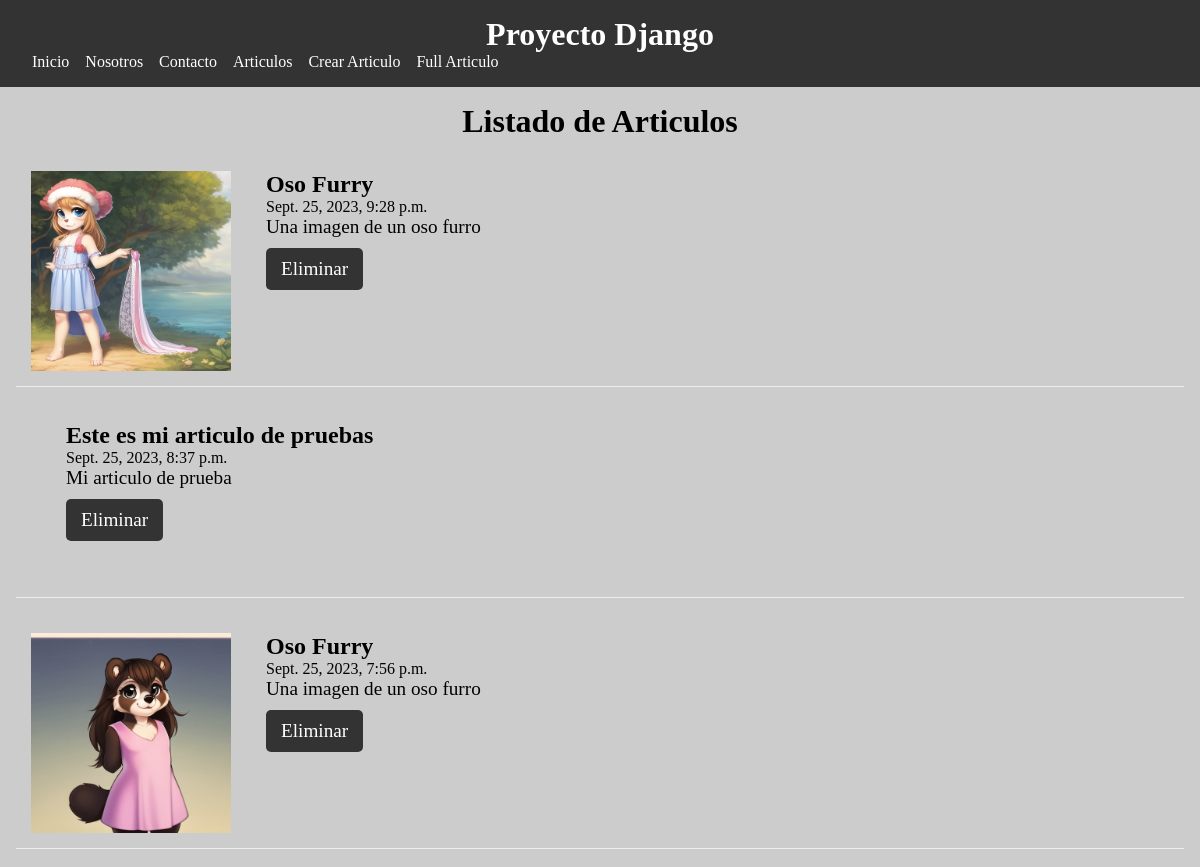
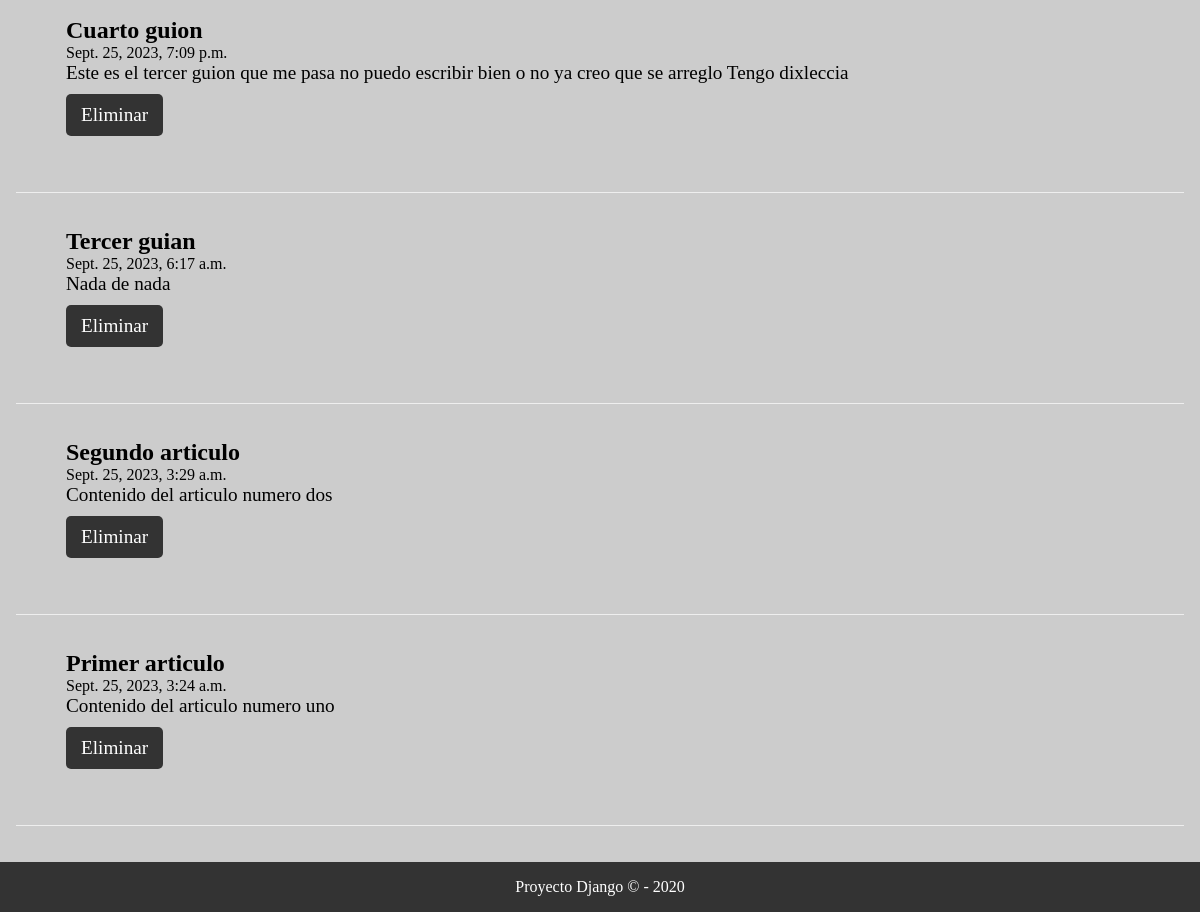
Page /articulos/ on the committed database (2 pictures, top to bottom).
### webapp/models.py (models this page shows, shortened)
class Article(models.Model):
    title = models.CharField(max_length=150, verbose_name="Titulo") # CharField es un campo de caracteres, max_length es el tamaño maximo de caracteres
    content = models.TextField(verbose_name="Contenido") # TextField es un campo de texto mucho mas grande que el CharField
    image = models.ImageField(default='null',verbose_name="Imagen", upload_to='articles') # ImageField es un campo de tipo imagen y default es el valor por defecto
    public = models.BooleanField(verbose_name="Publico") # BooleanField es un campo de tipo booleano
    created_at = models.DateTimeField(auto_now_add=True) # DateTimeField es un campo de tipo fecha y hora, auto_now_add=True es para que se agregue automaticamente la fecha y hora
    updated_at = models.DateTimeField(auto_now=True) # auto_now=True es para que se actualice automaticamente la fecha y hora
    class Meta:
        verbose_name = 'Articulo' # Ponerle un nombre singular al modelo
        verbose_name_plural = 'Articulos' # Ponerle un nombre plural al modelo
        ordering = ['-id'] # Ordenar los articulos por id de forma descendente

### webapp/views.py (the view)
# urls.py: path('articulos/', views.articulos, name="articulos"),
def articulos(request):
    articulos = Article.objects.filter(public=True).order_by('-id')
    return render(request, 'articulos.html', {
        'articulos': articulos
    })

### webapp/templates/articulos.html (shortened to what this page needs)
{% extends 'layout.html' %}
{% block content %}
    <h1>Listado de Articulos</h1>
        {% for articulo in articulos %}
            <article class="article_item">
                {% if articulo.image != 'null' and articulo.image.url|length >= 1 %}
                <div class="image">
                    <img src=" {{articulo.image.url}} " width="100px" />
                </div>
                {% endif %}
                <div class="data">
                    <h2>{{articulo.title}}</h2>
                    <span> {{articulo.created_at}} </span>
                    <p>
                        {{articulo.content}}
                        <br/>
                        <a href=" {% url "borrar_articulo" id=articulo.id %} " class="btn">Eliminar</a>
                    </p>
                </div>
            </article>
        {% endfor %}
{% endblock %}

### webapp/templates/layout.html (shortened to what this page needs)
{% load static %}
<!DOCTYPE html>
<html lang="es">
<head>
    <link rel="stylesheet" type="text/css" href="{% static 'css/styles.css' %}">
</head>
<body>
    <header>
        <h1>Proyecto Django</h1>
        <nav>
            <ul>
                <li><a href="{% url 'index' %}">Inicio</a></li>
                <li><a href="{% url 'nosotros' %}">Nosotros</a></li>
                <li><a href="{% url 'contacto' %}">Contacto</a></li>
                <li><a href="{% url 'articulos' %}">Articulos</a></li>
                <li><a href="{% url 'create_article' %}">Crear Articulo</a></li>
                <li><a href="{% url 'full_article' %}">Full Articulo</a></li>
            </ul>
        </nav>
    </header>
    <main>
        <div class="conten" id="contenido">
            {% block content %}{% endblock %}
        </div>
    </main>
    <footer>
        <p>Proyecto Django &copy -  2020 </p>
    </footer>
</body>
</html>

### webapp/static/css/styles.css (style rules this page uses)
* { margin: 0; padding: 0; box-sizing: border-box; }
header { background-color: #333; color: #fff; padding: 1rem; text-align: center; }
header nav { display: flex; justify-content: space-between; align-items: center; }
header nav ul { display: flex; justify-content: space-between; align-items: center; list-style: none; text-decoration: none; }
header nav ul li { list-style: none; margin-left: 1rem; }
header nav ul li a { text-decoration: none; color: #fff; }
main { padding: 1rem; background-color: #ccc; }
main .conten { display: block; align-items: center; justify-content: center; flex-wrap: wrap; }
main .conten h1 { font-size: 2rem; margin-bottom: 1rem; text-align: center; justify-content: center; }
main .conten p { font-size: 1.2rem; margin-bottom: 1rem; }
.article_item { margin-bottom: 20px; margin-top: 10px; padding: 15px; border-bottom: 1px solid #eee; clear: both; }
.article_item .image { width: 200px; height: 200px; float: left; overflow: hidden; }
.article_item .image img { width: 100%; height: 100%; object-fit: cover; }
.article_item .data { float: left; padding: 15px; padding-top: 0px; margin-left: 20px; }
.btn { display: inline-block; padding: 10px 15px; background-color: #333; color: #fff; text-decoration: none; border-radius: 5px; margin-top: 10px; margin-bottom: 10px; cursor: pointer; }
footer { background-color: #333; color: #fff; padding: 1rem; text-align: center; }
footer p { margin: 0; }

### rows in the picture
Article: image (picture), title "Oso Furry", created_at "Sept. 25, 2023, 9:28 p.m.", content "Una imagen de un oso furro"
Article: title "Este es mi articulo de pruebas", created_at "Sept. 25, 2023, 8:37 p.m.", content "Mi articulo de prueba"
Article: image (picture), title "Oso Furry", created_at "Sept. 25, 2023, 7:56 p.m.", content "Una imagen de un oso furro"
Article: title "Cuarto guion", created_at "Sept. 25, 2023, 7:09 p.m.", content "Este es el tercer guion que me pasa no puedo escribir bien o no ya creo que se arreglo Tengo dixleccia"
Article: title "Tercer guian", created_at "Sept. 25, 2023, 6:17 a.m.", content "Nada de nada"
Article: title "Segundo articulo", created_at "Sept. 25, 2023, 3:29 a.m.", content "Contenido del articulo numero dos"
Article: title "Primer articulo", created_at "Sept. 25, 2023, 3:24 a.m.", content "Contenido del articulo numero uno"
